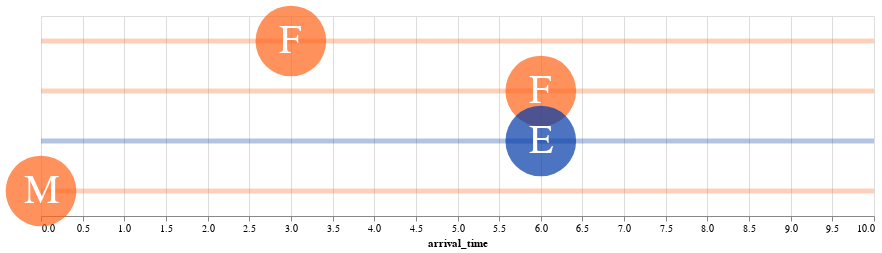

Notebook code cell kept with this figure:
### Code cell
line_label = alt.Chart(df).mark_text(
    align='center',
    baseline='middle',
    color='white',
    fontSize=40
).encode(
    x=alt.X("arrival_time:Q", scale=alt.Scale(domain=(0, 10))),
    y=alt.Y('row_number:O', axis=None),
    text='line:N'
).transform_window(
    row_number='row_number()'
)

line_track+arrival_time+line_label

### Figure 1 — Vega-Lite specification as saved in the notebook (floating-point values rounded to 4 significant figures)
{"config": {"view": {"continuousWidth": 300, "continuousHeight": 300}}, "layer": [{"mark": {"type": "rule", "opacity": 0.3, "size": 5}, "encoding": {"color": {"field": "color", "scale": null, "type": "nominal"}, "y": {"axis": null, "field": "row_number", "type": "ordinal"}}, "transform": [{"window": [{"op": "row_number", "field": "", "as": "row_number"}]}, {"lookup": "line", "from": {"data": {"name": "data-5b10a4fa19ed17cb7ded508c40bc33e6"}, "key": "line", "fields": ["color"]}}]}, {"mark": {"type": "circle", "opacity": 0.7, "size": 5000}, "encoding": {"color": {"field": "color", "scale": null, "type": "nominal"}, "x": {"field": "arrival_time", "scale": {"domain": [0, 10]}, "type": "quantitative"}, "y": {"axis": null, "field": "row_number", "type": "ordinal"}}, "transform": [{"window": [{"op": "row_number", "field": "", "as": "row_number"}]}, {"lookup": "line", "from": {"data": {"name": "data-5b10a4fa19ed17cb7ded508c40bc33e6"}, "key": "line", "fields": ["color"]}}]}, {"mark": {"type": "text", "align": "center", "baseline": "middle", "color": "white", "fontSize": 40}, "encoding": {"text": {"field": "line", "type": "nominal"}, "x": {"field": "arrival_time", "scale": {"domain": [0, 10]}, "type": "quantitative"}, "y": {"axis": null, "field": "row_number", "type": "ordinal"}}, "transform": [{"window": [{"op": "row_number", "field": "", "as": "row_number"}]}]}], "data": {"name": "data-3c7eeb899971528a8ff30e37d5857687"}, "height": 200, "width": 833, "$schema": "https://vega.github.io/schema/vega-lite/v5.16.3.json", "datasets": {"data-3c7eeb899971528a8ff30e37d5857687": [{"line": "F", "arrival_time": 3, "destination": "Jamaica-179 St"}, {"line": "F", "arrival_time": 6, "destination": "Kings Hwy"}, {"line": "E", "arrival_time": 6, "destination": "Jamaica-179 St"}, {"line": "M", "arrival_time": 0, "destination": "Forest Hills-71 Av"}], "data-5b10a4fa19ed17cb7ded508c40bc33e6": [{"line": "E", "color": "#0039a6"}, {"line": "F", "color": "#ff6319"}, {"line": "M", "color": "#ff6319"}]}}
